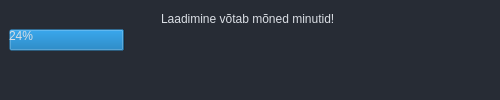
<?xml version="1.0" encoding="UTF-8"?>
<ui version="4.0">
 <class>Edenemine</class>
 <widget class="QWidget" name="Edenemine">
  <property name="geometry">
   <rect>
    <x>0</x>
    <y>0</y>
    <width>500</width>
    <height>100</height>
   </rect>
  </property>
  <property name="sizePolicy">
   <sizepolicy hsizetype="Fixed" vsizetype="Fixed">
    <horstretch>0</horstretch>
    <verstretch>0</verstretch>
   </sizepolicy>
  </property>
  <property name="windowTitle">
   <string>Laen kinnistuid</string>
  </property>
  <property name="styleSheet">
   <string notr="true">*{
	border: transparent;
	background-color: transparent;
    background: transparent;
	padding: 0;
	margin: 0;
	color: #dadee4;
}

#widget {
    background-color: #272c35;
}

#widget_2{
    background-color: #272c35;
}</string>
  </property>
  <layout class="QVBoxLayout" name="verticalLayout_2">
   <property name="spacing">
    <number>0</number>
   </property>
   <property name="leftMargin">
    <number>0</number>
   </property>
   <property name="topMargin">
    <number>0</number>
   </property>
   <property name="rightMargin">
    <number>0</number>
   </property>
   <property name="bottomMargin">
    <number>0</number>
   </property>
   <item>
    <widget class="QWidget" name="widget_2" native="true">
     <layout class="QVBoxLayout" name="verticalLayout_3">
      <item>
       <widget class="QWidget" name="widget" native="true">
        <layout class="QVBoxLayout" name="verticalLayout">
         <property name="spacing">
          <number>0</number>
         </property>
         <property name="leftMargin">
          <number>0</number>
         </property>
         <property name="topMargin">
          <number>0</number>
         </property>
         <property name="rightMargin">
          <number>0</number>
         </property>
         <property name="bottomMargin">
          <number>0</number>
         </property>
         <item alignment="Qt::AlignHCenter|Qt::AlignVCenter">
          <widget class="QLabel" name="label">
           <property name="text">
            <string>Laadimine võtab mõned minutid! </string>
           </property>
          </widget>
         </item>
         <item>
          <widget class="QProgressBar" name="testBar">
           <property name="value">
            <number>24</number>
           </property>
          </widget>
         </item>
         <item alignment="Qt::AlignHCenter|Qt::AlignVCenter">
          <widget class="QLabel" name="label_2">
           <property name="sizePolicy">
            <sizepolicy hsizetype="Fixed" vsizetype="Fixed">
             <horstretch>0</horstretch>
             <verstretch>0</verstretch>
            </sizepolicy>
           </property>
           <property name="text">
            <string> </string>
           </property>
          </widget>
         </item>
         <item alignment="Qt::AlignHCenter">
          <widget class="QLabel" name="label_3">
           <property name="frameShadow">
            <enum>QFrame::Plain</enum>
           </property>
           <property name="text">
            <string/>
           </property>
          </widget>
         </item>
        </layout>
       </widget>
      </item>
     </layout>
    </widget>
   </item>
  </layout>
 </widget>
 <resources/>
 <connections/>
</ui>
